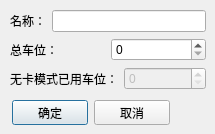
<?xml version="1.0" encoding="UTF-8"?>
<ui version="4.0">
 <class>CSpaceDialog</class>
 <widget class="QDialog" name="CSpaceDialog">
  <property name="geometry">
   <rect>
    <x>0</x>
    <y>0</y>
    <width>215</width>
    <height>134</height>
   </rect>
  </property>
  <property name="windowTitle">
   <string>编辑车位数</string>
  </property>
  <widget class="QWidget" name="layoutWidget">
   <property name="geometry">
    <rect>
     <x>12</x>
     <y>100</y>
     <width>158</width>
     <height>25</height>
    </rect>
   </property>
   <layout class="QHBoxLayout" name="horizontalLayout">
    <item>
     <widget class="QPushButton" name="btnOK">
      <property name="text">
       <string>确定</string>
      </property>
     </widget>
    </item>
    <item>
     <widget class="QPushButton" name="pushButton_2">
      <property name="text">
       <string>取消</string>
      </property>
     </widget>
    </item>
   </layout>
  </widget>
  <widget class="QWidget" name="layoutWidget">
   <property name="geometry">
    <rect>
     <x>10</x>
     <y>10</y>
     <width>196</width>
     <height>80</height>
    </rect>
   </property>
   <layout class="QVBoxLayout" name="verticalLayout">
    <item>
     <layout class="QHBoxLayout" name="horizontalLayout_2">
      <item>
       <widget class="QLabel" name="label_2">
        <property name="text">
         <string>名称：</string>
        </property>
       </widget>
      </item>
      <item>
       <widget class="QLineEdit" name="edtName"/>
      </item>
     </layout>
    </item>
    <item>
     <layout class="QHBoxLayout" name="horizontalLayout_4">
      <item>
       <widget class="QLabel" name="label_3">
        <property name="text">
         <string>总车位：</string>
        </property>
       </widget>
      </item>
      <item>
       <widget class="QSpinBox" name="spSpace">
        <property name="maximum">
         <number>999999999</number>
        </property>
       </widget>
      </item>
     </layout>
    </item>
    <item>
     <layout class="QHBoxLayout" name="horizontalLayout_3">
      <item>
       <widget class="QLabel" name="label">
        <property name="text">
         <string>无卡模式已用车位：</string>
        </property>
       </widget>
      </item>
      <item>
       <widget class="QSpinBox" name="spNocardSpace">
        <property name="enabled">
         <bool>false</bool>
        </property>
        <property name="maximum">
         <number>999999999</number>
        </property>
       </widget>
      </item>
     </layout>
    </item>
   </layout>
  </widget>
 </widget>
 <resources/>
 <connections/>
</ui>
